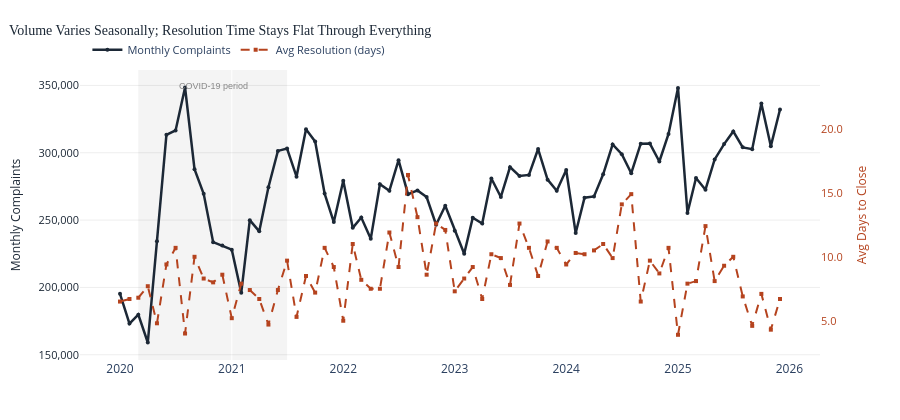

Notebook code for this chart:
### Code cell
# === INTERACTIVE CHART 2: Dual-Axis — Real Monthly Volume vs. Avg Resolution Time ===
# Left axis: real citywide monthly totals (monthly_vol) — true seasonal variation
# Right axis: per-month avg Days to Close from sample df — stays flat across all conditions
# Demonstrates: volume fluctuates but service speed does not

monthly_days_da = (
    df.groupby(df['Created Date'].dt.to_period('M'))['Days to Close']
    .mean()
    .reset_index()
)
monthly_days_da.columns = ['Period', 'AvgDays']
monthly_days_da['Date'] = monthly_days_da['Period'].dt.to_timestamp()

monthly_da = monthly_vol.merge(monthly_days_da[['Date', 'AvgDays']], on='Date', how='left')
monthly_da = monthly_da.sort_values('Date').reset_index(drop=True)

fig_da = go.Figure()
fig_da.add_shape(
    type='rect', x0='2020-03-01', x1='2021-07-01', y0=0, y1=1,
    xref='x', yref='paper',
    fillcolor='rgba(100,100,100,0.07)', line_width=0, layer='below',
)
fig_da.add_annotation(
    x='2020-11-01', y=0.97, xref='x', yref='paper',
    text='COVID-19 period', showarrow=False,
    font=dict(size=9, color='#888', family='Arial'),
    xanchor='center', yanchor='top',
)
fig_da.add_trace(go.Scatter(
    x=monthly_da['Date'], y=monthly_da['Count'],
    name='Monthly Complaints',
    mode='lines+markers',
    line=dict(color=NAVY, width=2.5),
    marker=dict(size=4),
    yaxis='y1',
    hovertemplate='<b>%{x|%B %Y}</b><br>Complaints: %{y:,}<extra></extra>',
))
fig_da.add_trace(go.Scatter(
    x=monthly_da['Date'], y=monthly_da['AvgDays'].round(1),
    name='Avg Resolution (days)',
    mode='lines+markers',
    line=dict(color=RED, width=2, dash='dash'),
    marker=dict(size=4, symbol='square'),
    yaxis='y2',
    hovertemplate='<b>%{x|%B %Y}</b><br>Avg resolution: %{y:.1f} days<extra></extra>',
))
fig_da.update_layout(
    title=dict(
        text='Volume Varies Seasonally; Resolution Time Stays Flat Through Everything',
        font=dict(size=14, color=NAVY, family='Georgia, serif'),
        x=0.01,
    ),
    yaxis=dict(
        title=dict(text='Monthly Complaints', font=dict(color=NAVY, size=12)),
        tickformat=',', tickfont=dict(color=NAVY, size=11),
        gridcolor='rgba(0,0,0,0.07)', side='left',
    ),
    yaxis2=dict(
        title=dict(text='Avg Days to Close', font=dict(color=RED, size=12)),
        overlaying='y', side='right',
        tickfont=dict(color=RED, size=11),
        showgrid=False, tickformat='.1f',
        range=[monthly_da['AvgDays'].min() * 0.5, monthly_da['AvgDays'].max() * 1.5],
    ),
    legend=dict(orientation='h', x=0.01, y=1.02, xanchor='left', yanchor='bottom',
                font=dict(size=11)),
    hovermode='x unified',
    paper_bgcolor='white', plot_bgcolor='white',
    height=420,
    margin=dict(l=80, r=80, t=70, b=60),
)
fig_da.write_html(CHARTS_DIR / 'dual_axis_interactive.html', include_plotlyjs='cdn', full_html=True)
print('  Saved: charts/dual_axis_interactive.html')
fig_da.show()

### Figure 1 — Plotly figure (JSON) as saved in the notebook; plotly's stock layout.template omitted (floating-point values rounded to 4 significant figures)
{"data": [{"hovertemplate": "<b>%{x|%B %Y}</b><br>Complaints: %{y:,}<extra></extra>", "line": {"color": "#1c2836", "width": 2.5}, "marker": {"size": 4}, "mode": "lines+markers", "name": "Monthly Complaints", "type": "scatter", "x": ["2020-01-01T00:00:00.000000", "2020-02-01T00:00:00.000000", "2020-03-01T00:00:00.000000", "2020-04-01T00:00:00.000000", "2020-05-01T00:00:00.000000", "2020-06-01T00:00:00.000000", "2020-07-01T00:00:00.000000", "2020-08-01T00:00:00.000000", "2020-09-01T00:00:00.000000", "2020-10-01T00:00:00.000000", "2020-11-01T00:00:00.000000", "2020-12-01T00:00:00.000000", "2021-01-01T00:00:00.000000", "2021-02-01T00:00:00.000000", "2021-03-01T00:00:00.000000", "2021-04-01T00:00:00.000000", "2021-05-01T00:00:00.000000", "2021-06-01T00:00:00.000000", "2021-07-01T00:00:00.000000", "2021-08-01T00:00:00.000000", "2021-09-01T00:00:00.000000", "2021-10-01T00:00:00.000000", "2021-11-01T00:00:00.000000", "2021-12-01T00:00:00.000000", "2022-01-01T00:00:00.000000", "2022-02-01T00:00:00.000000", "2022-03-01T00:00:00.000000", "2022-04-01T00:00:00.000000", "2022-05-01T00:00:00.000000", "2022-06-01T00:00:00.000000", "2022-07-01T00:00:00.000000", "2022-08-01T00:00:00.000000", "2022-09-01T00:00:00.000000", "2022-10-01T00:00:00.000000", "2022-11-01T00:00:00.000000", "2022-12-01T00:00:00.000000", "2023-01-01T00:00:00.000000", "2023-02-01T00:00:00.000000", "2023-03-01T00:00:00.000000", "2023-04-01T00:00:00.000000", "2023-05-01T00:00:00.000000", "2023-06-01T00:00:00.000000", "2023-07-01T00:00:00.000000", "2023-08-01T00:00:00.000000", "2023-09-01T00:00:00.000000", "2023-10-01T00:00:00.000000", "2023-11-01T00:00:00.000000", "2023-12-01T00:00:00.000000", "2024-01-01T00:00:00.000000", "2024-02-01T00:00:00.000000", "2024-03-01T00:00:00.000000", "2024-04-01T00:00:00.000000", "2024-05-01T00:00:00.000000", "2024-06-01T00:00:00.000000", "2024-07-01T00:00:00.000000", "2024-08-01T00:00:00.000000", "2024-09-01T00:00:00.000000", "2024-10-01T00:00:00.000000", "2024-11-01T00:00:00.000000", "2024-12-01T00:00:00.000000", "2025-01-01T00:00:00.000000", "2025-02-01T00:00:00.000000", "2025-03-01T00:00:00.000000", "2025-04-01T00:00:00.000000", "2025-05-01T00:00:00.000000", "2025-06-01T00:00:00.000000", "2025-07-01T00:00:00.000000", "2025-08-01T00:00:00.000000", "2025-09-01T00:00:00.000000", "2025-10-01T00:00:00.000000", "2025-11-01T00:00:00.000000", "2025-12-01T00:00:00.000000"], "y": [195231, 173162, 179779, 159114, 234308, 313305, 316553, 348463, 287851, 269520, 233596, 231142, 228039, 195978, 249960, 241648, 274411, 301378, 303152, 282244, 317507, 308312, 269689, 248564, 279281, 244234, 251933, 236083, 276664, 271730, 294474, 269234, 272054, 267072, 246539, 260662, 242173, 225002, 251716, 247496, 280932, 267168, 289329, 282757, 283517, 302769, 280046, 271817, 287186, 240436, 266604, 267565, 283982, 306200, 298936, 284823, 306770, 306803, 293516, 313949, 348179, 255364, 281220, 272550, 295057, 306436, 315863, 304014, 302684, 336612, 304905, 332104], "yaxis": "y"}, {"hovertemplate": "<b>%{x|%B %Y}</b><br>Avg resolution: %{y:.1f} days<extra></extra>", "line": {"color": "#b5431e", "dash": "dash", "width": 2}, "marker": {"size": 4, "symbol": "square"}, "mode": "lines+markers", "name": "Avg Resolution (days)", "type": "scatter", "x": ["2020-01-01T00:00:00.000000", "2020-02-01T00:00:00.000000", "2020-03-01T00:00:00.000000", "2020-04-01T00:00:00.000000", "2020-05-01T00:00:00.000000", "2020-06-01T00:00:00.000000", "2020-07-01T00:00:00.000000", "2020-08-01T00:00:00.000000", "2020-09-01T00:00:00.000000", "2020-10-01T00:00:00.000000", "2020-11-01T00:00:00.000000", "2020-12-01T00:00:00.000000", "2021-01-01T00:00:00.000000", "2021-02-01T00:00:00.000000", "2021-03-01T00:00:00.000000", "2021-04-01T00:00:00.000000", "2021-05-01T00:00:00.000000", "2021-06-01T00:00:00.000000", "2021-07-01T00:00:00.000000", "2021-08-01T00:00:00.000000", "2021-09-01T00:00:00.000000", "2021-10-01T00:00:00.000000", "2021-11-01T00:00:00.000000", "2021-12-01T00:00:00.000000", "2022-01-01T00:00:00.000000", "2022-02-01T00:00:00.000000", "2022-03-01T00:00:00.000000", "2022-04-01T00:00:00.000000", "2022-05-01T00:00:00.000000", "2022-06-01T00:00:00.000000", "2022-07-01T00:00:00.000000", "2022-08-01T00:00:00.000000", "2022-09-01T00:00:00.000000", "2022-10-01T00:00:00.000000", "2022-11-01T00:00:00.000000", "2022-12-01T00:00:00.000000", "2023-01-01T00:00:00.000000", "2023-02-01T00:00:00.000000", "2023-03-01T00:00:00.000000", "2023-04-01T00:00:00.000000", "2023-05-01T00:00:00.000000", "2023-06-01T00:00:00.000000", "2023-07-01T00:00:00.000000", "2023-08-01T00:00:00.000000", "2023-09-01T00:00:00.000000", "2023-10-01T00:00:00.000000", "2023-11-01T00:00:00.000000", "2023-12-01T00:00:00.000000", "2024-01-01T00:00:00.000000", "2024-02-01T00:00:00.000000", "2024-03-01T00:00:00.000000", "2024-04-01T00:00:00.000000", "2024-05-01T00:00:00.000000", "2024-06-01T00:00:00.000000", "2024-07-01T00:00:00.000000", "2024-08-01T00:00:00.000000", "2024-09-01T00:00:00.000000", "2024-10-01T00:00:00.000000", "2024-11-01T00:00:00.000000", "2024-12-01T00:00:00.000000", "2025-01-01T00:00:00.000000", "2025-02-01T00:00:00.000000", "2025-03-01T00:00:00.000000", "2025-04-01T00:00:00.000000", "2025-05-01T00:00:00.000000", "2025-06-01T00:00:00.000000", "2025-07-01T00:00:00.000000", "2025-08-01T00:00:00.000000", "2025-09-01T00:00:00.000000", "2025-10-01T00:00:00.000000", "2025-11-01T00:00:00.000000", "2025-12-01T00:00:00.000000"], "y": [6.5, 6.7, 6.8, 7.7, 4.8, 9.4, 10.7, 4.0, 10.0, 8.3, 8.0, 8.6, 5.2, 7.9, 7.4, 6.7, 4.7, 7.4, 9.7, 5.3, 8.5, 7.2, 10.7, 9.2, 5.0, 11.0, 8.2, 7.5, 7.5, 11.9, 9.2, 16.4, 13.1, 8.6, 12.6, 12.1, 7.3, 8.3, 9.2, 6.7, 10.2, 9.9, 7.8, 12.6, 10.7, 8.5, 11.2, 10.7, 9.4, 10.3, 10.2, 10.5, 11.0, 9.9, 14.1, 14.9, 6.5, 9.7, 8.7, 10.7, 3.9, 7.9, 8.1, 12.4, 8.1, 9.3, 10.0, 6.9, 4.6, 7.1, 4.3, 6.7], "yaxis": "y2"}], "layout": {"annotations": [{"font": {"color": "#888", "family": "Arial", "size": 9}, "showarrow": false, "text": "COVID-19 period", "x": "2020-11-01", "xanchor": "center", "xref": "x", "y": 0.97, "yanchor": "top", "yref": "paper"}], "height": 420, "hovermode": "x unified", "legend": {"font": {"size": 11}, "orientation": "h", "x": 0.01, "xanchor": "left", "y": 1.02, "yanchor": "bottom"}, "margin": {"b": 60, "l": 80, "r": 80, "t": 70}, "paper_bgcolor": "white", "plot_bgcolor": "white", "shapes": [{"fillcolor": "rgba(100,100,100,0.07)", "layer": "below", "line": {"width": 0}, "type": "rect", "x0": "2020-03-01", "x1": "2021-07-01", "xref": "x", "y0": 0, "y1": 1, "yref": "paper"}], "title": {"font": {"color": "#1c2836", "family": "Georgia, serif", "size": 14}, "text": "Volume Varies Seasonally; Resolution Time Stays Flat Through Everything", "x": 0.01}, "yaxis": {"gridcolor": "rgba(0,0,0,0.07)", "side": "left", "tickfont": {"color": "#1c2836", "size": 11}, "tickformat": ",", "title": {"font": {"color": "#1c2836", "size": 12}, "text": "Monthly Complaints"}}, "yaxis2": {"overlaying": "y", "range": [1.929, 24.61], "showgrid": false, "side": "right", "tickfont": {"color": "#b5431e", "size": 11}, "tickformat": ".1f", "title": {"font": {"color": "#b5431e", "size": 12}, "text": "Avg Days to Close"}}}}
